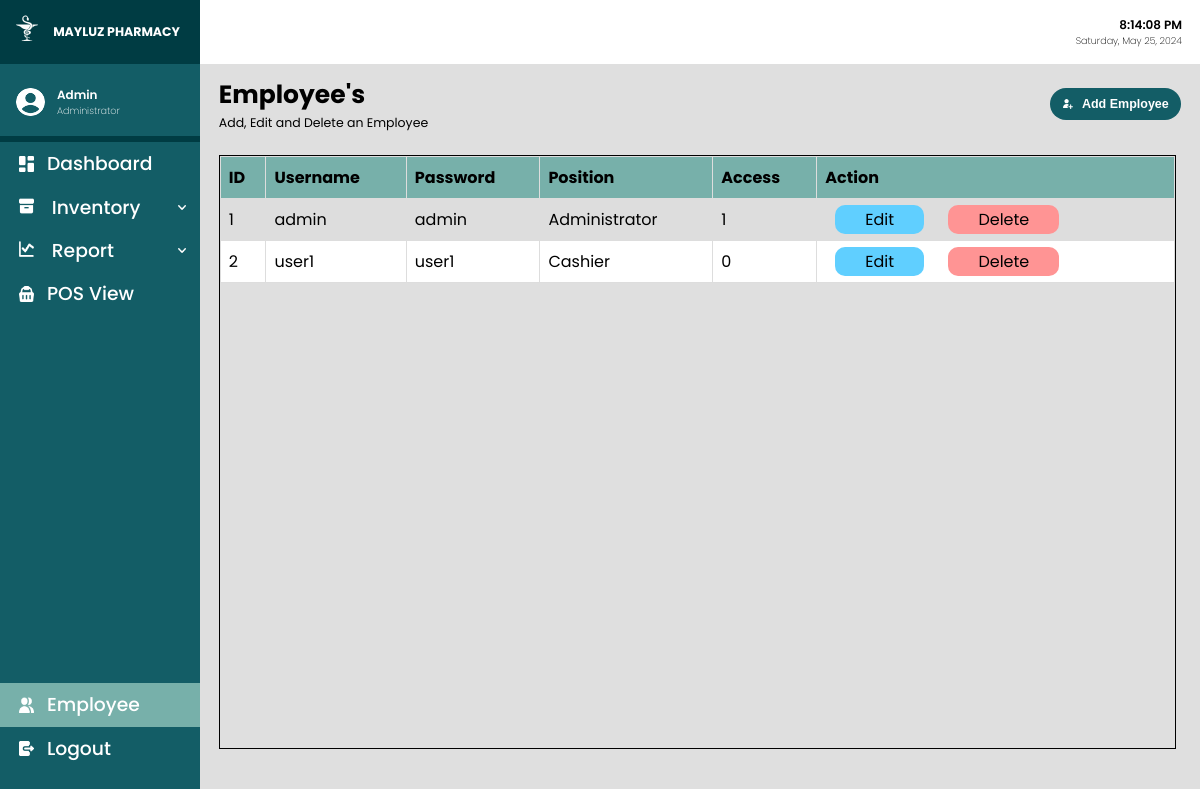
The page /employee.php (signed in) on the database as committed earlier.
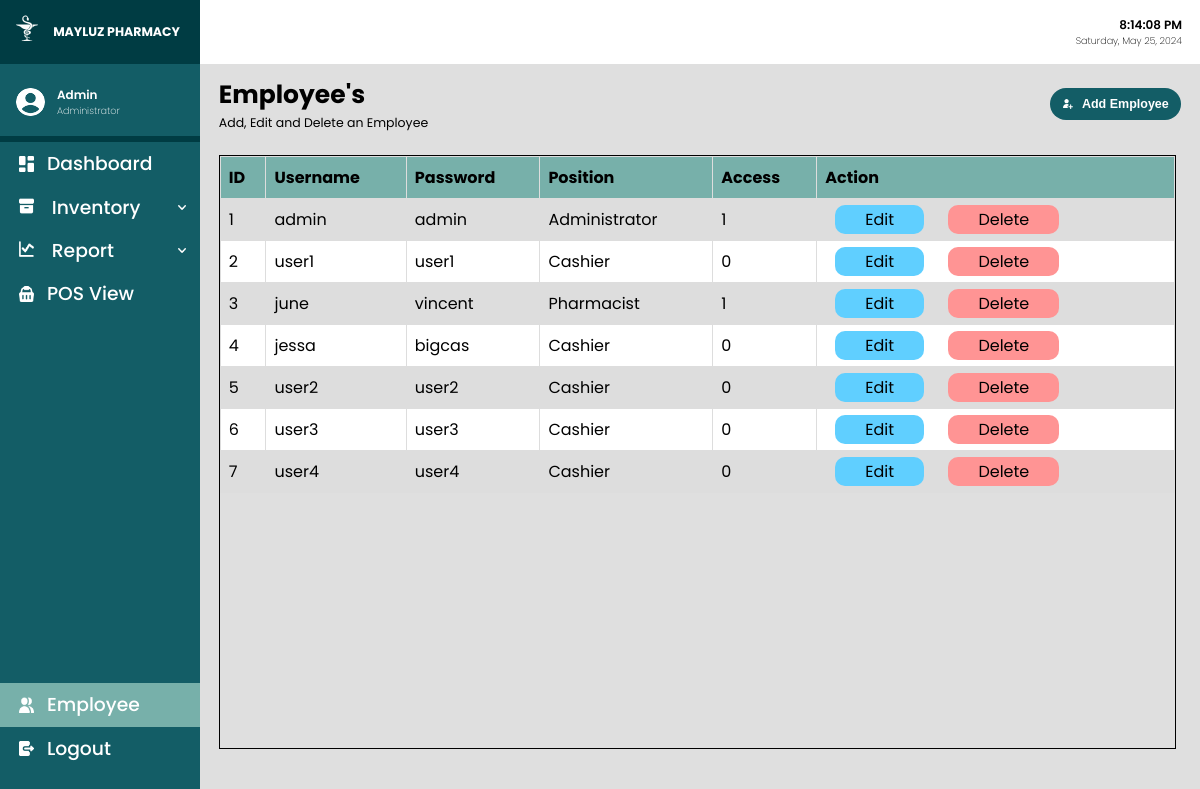
The same page on the database as committed later.
### tables this page shows
CREATE TABLE `employee` (
  `employeeID` int(10) NOT NULL,
  `username` varchar(25) NOT NULL,
  `password` varchar(25) NOT NULL,
  `position` varchar(25) NOT NULL,
  `admin` tinyint(1) NOT NULL
);

### employee.php (the view, shortened to what this page needs)
<?php
include('connect.php');
?>
<!DOCTYPE html>
<html lang="en">
<head>
    <link rel="stylesheet" href="css/main.css">
    <link rel="stylesheet" href="css/global.css">
</head>
<body onload="whenActive()">
    <div class="container">
        <?php include('sidebar.php') ?>
        <div class="main">
            <div class="header">
                <div class="timendate">
                    <p class="datime">00:00:00 AM</p>
                    <p class="dadate">Monday, June 12, 2003</p>
                </div>
            </div>
            <div class="content">
                <div class="directory">
                    <div class="directoryinfo">
                        <h1> Employee's </h1>
                        <p> Add, Edit and Delete an Employee </p>
                    </div>
                    <div class="addbtn">
                        <button class="addbtn" onclick="addMedicine()"><img src="images/addUser.svg"> Add Employee </button>
                    </div>
                </div>
                <div class="subcontent">
                    <div class="contentTable">
                        <table class="rowNumbers">
                            <tr>
                                <th> ID </th>
                                <th> Username </th>
                                <th> Password </th>
                                <th> Position </th>
                                <th> Access </th>
                                <th> Action </th>
                            </tr>
                            <?php
                            $fetchEmployee = "SELECT * FROM employee";
                            $exec = mysqli_query($conn, $fetchEmployee);
                            while ($rowMed = mysqli_fetch_array($exec)) {
                                echo "<tr>";
                                echo "<td>" . $rowMed['employeeID'] . "</td>";
                                echo "<td>" . $rowMed['username'] . "</td>";
                                echo "<td>" . $rowMed['password'] . "</td>";
                                echo "<td>" . $rowMed['position'] . "</td>";
                                echo "<td>" . $rowMed['admin'] . "</td>";
                                echo "<td> <a class='editBtn' href='editEmployee.php?employeeID=$rowMed[0]'>Edit</a>
                                <a class='deltBtn' href='delete.php?employeeID=$rowMed[0]'>Delete</a></td>";
                                echo "</tr>";
                            }
                            ?>
                        </table>
                    </div>
                </div>
            </div>
        </div>
    </div>
</body>
</html>

### sidebar.php (shortened to what this page needs)
<div class="sidebar">
    <div class="sidebarheader">
        <div class="logoheader">
            <img src="images/logo.svg" alt="logo" draggable="false" />
        </div>
        <div class="companyname">
            <a href='dashboard.php'> MAYLUZ PHARMACY </a>
        </div>
    </div>
    <div class="userbox">
        <div class="profileimage">
            <img class="userprofile" src="images/User1.png" alt="profile" draggable="false">
        </div>
        <div class="profilename">
            <div class="usernamebox">
                <p class="username">
                    <?php echo $_SESSION['user'] ?>
                </p>
            </div>
            <p class="userposition">
                <?php echo $_SESSION['position'] ?>
            </p>
        </div>
    </div>
    <div>
        <?php $currentPage = basename($_SERVER['REQUEST_URI']); ?>
        <ul class="sidebar-links">
            <div>
                <li class="nav-link">
                    <a href="dashboard.php" <?php if ($currentPage === "dashboard.php") { ?> class="active-link" <?php } ?>>
                        <img src="images/dashb.png" alt="dashboardIcon">
                        <span class="nav-text"> Dashboard </span>
                    </a>
                </li>
                <li class="nav-link dropdown">
                    <a href="#" class="dropdown-btn">
                        <div>
                            <img src="images/inventory.png" alt="dashboardIcon">
                            <span class="nav-text"> Inventory </span>
                        </div>
                        <img class="dropdownicon" src="images/downnicon2.png">
                    </a>
                </li>
                <li class="nav-link dropdown">
                    <a href="#" class="dropdown-btn">
                        <div>
                            <img src="images/report.png" alt="dashboardIcon">
                            <span class="nav-text"> Report </span>
                        </div>
                        <img class="dropdownicon" src="images/downnicon2.png">
                    </a>
                </li>
                <li class="nav-link">
                    <a href="pos.php">
                        <img src="images/pos.png" alt="dashboardIcon">
                        <span class="nav-text"> POS View </span>
                    </a>
                </li>
            </div>
            <div>
                <li class="nav-link">
                    <a href="employee.php" <?php if ($currentPage === "employee.php") { ?> class="active-link" <?php } ?>>
                        <img src="images/people.png" alt="dashboardIcon">
                        <span class="nav-text"> Employee </span>
                    </a>
                </li>
                <li class="nav-link">
                    <a href="logout.php">
                        <img src="images/logouticon.png" alt="logoutIcon">
                        <span class="nav-text"> Logout </span>
                    </a>
                </li>
            </div>
        </ul>
    </div>
</div>

### css/main.css (style rules this page uses)
.container { display: flex; position: relative; flex-direction: row; width: 100vw; height: 100vh; }
.main { flex-direction: column; background-color: #dfdfdf; width: 100vw; height: 100vh; display: flex; position: relative; }
.header { background-color: #fff; color: black; display: flex; justify-content: space-between; align-items: center; height: 8vh; }
.content { height: 78.06vh; }
.directory { padding-left: 1.5625vw; padding-right: 1.5625vw; padding-top: 0.9895833333333334vw; padding-bottom: 0.9375vw; font-size: 1.0416666666666667vw; display: flex; flex-direction: row; justify-content: space-between; align-items: center; }
.directory .directoryinfo { display: flex; flex-direction: column; }
.directoryinfo h1 { display: flex; flex-direction: row; }
.subcontent { padding-left: 1.5625vw; padding-top: 0.9895833333333334vw; padding-right: 2vw; }
.addbtn { display: flex; flex-direction: row; }
.addbtn button { font-size: 1.0416666666666667vw; font-weight: 600; background-color: #135d66; border: none; padding: 0.78125vw 1.0416666666666667vw; display: flex; align-items: center; border-radius: 1.5625vw; color: white; cursor: pointer; }
.addbtn button img { margin-right: 0.78125vw; width: 0.8291666666666666vw; height: 0.8291666666666666vw; }
.contentTable { overflow-x: hidden; overflow-y: auto; height: 74vh; border: 1px solid black; }
.contentTable table { background-color: white; border-collapse: collapse; width: 100%; }
.contentTable table td, .contentTable table th { padding: 8px; text-align: left; border: 1px solid #dddddd; }
.editBtn, .deltBtn { border-radius: 10px; padding: 3px 30px; margin: 0px 10px; cursor: pointer; border: none; text-decoration: none; color: #000; }
.editBtn { background-color: rgb(96, 207, 255); }
.deltBtn { background-color: rgb(255, 148, 148); }
.contentTable table th { background-color: #77b0aa; position: sticky; top: 0; }
.contentTable table tr:nth-child(even) { background-color: #dddddd; }
.sidebar { background-color: #135d66; color: white; width: 20vw; height: 100vh; display: flex; flex-direction: column; }
.sidebarheader { background-color: #003c43; height: 8vh; cursor: pointer; }
.sidebarheader { position: relative; display: flex; align-items: center; }
.sidebarheader .logoheader img { width: 2.34375vw; height: 2.34375vw; margin-left: 1.0416666666666667vw; margin-right: 1.0416666666666667vw; }
.companyname { font-weight: 700; font-size: 1.0416666666666667vw; }
.companyname a { text-decoration: none; color: #fff; }
.userbox { border-bottom: 0.5208333333333334vw solid #003c43; color: white; padding: 1.5vw 2vh; margin-top: 0.5vh; justify-content: center; align-items: center; user-select: none; }
.userbox, .usernamebox { display: flex; flex-direction: row; }
.sidebar-links { font-size: 1.5625vw; font-weight: 500; height: 78.5vh; display: flex; flex-direction: column; justify-content: space-between; }
.sidebar-links li a { padding: 0.6vw 1.5625vw; color: #fff; text-decoration: none; display: flex; align-items: center; }
.sidebar-links li a img { width: 1.3020833333333333vw; height: 1.3020833333333333vw; margin-right: 1.0416666666666667vw; }
.sidebar-links .dropdown a { justify-content: space-between; width: 90%; }
.sidebar-links .dropdown a .dropdownicon { width: 0.7291666666666666vw; height: 0.4166666666666667vw; }

Rows that differ between the two databases and show on the page:
added employee: employeeID "3", username "june", password "vincent", position "Pharmacist", admin "1"
added employee: employeeID "4", username "jessa", password "bigcas", position "Cashier", admin "0"
added employee: employeeID "5", username "user2", password "user2", position "Cashier", admin "0"
added employee: employeeID "6", username "user3", password "user3", position "Cashier", admin "0"
added employee: employeeID "7", username "user4", password "user4", position "Cashier", admin "0"
